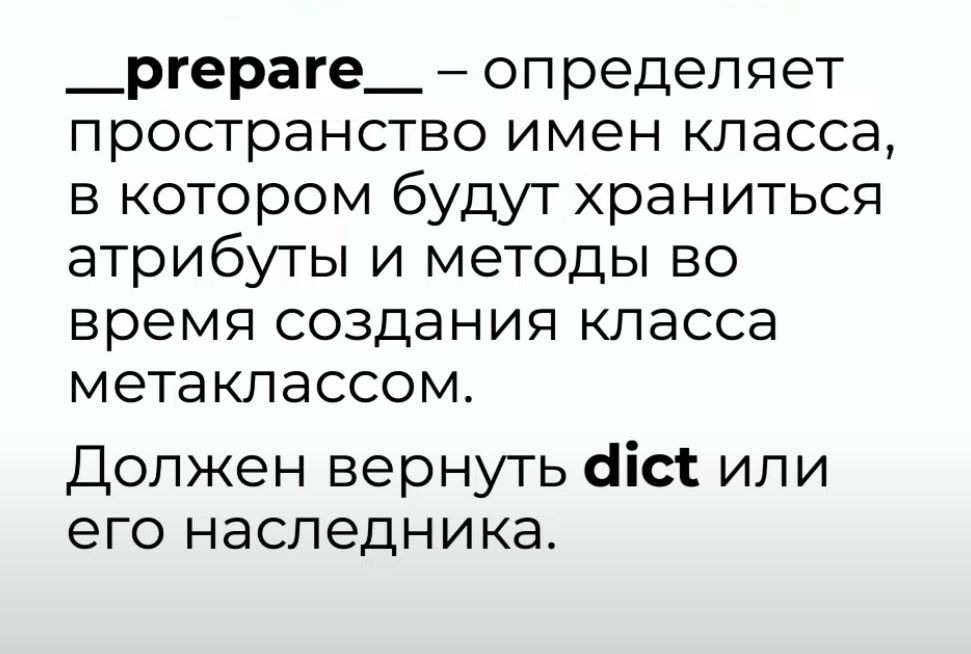
#> input picture tests/0.jpg, 971 x 654 px
$ python main.py -i tests/0.jpg
#> lines starting #> are read from the running program, lines starting #| are printed output that depends on the picture; after the words box and inside, x2 and y2 are one past the last pixel; in counts of white or black regions, pixels touching at a corner belong together
# You must have tesseract installated:
# https://github.com/UB-Mannheim/tesseract/wiki
# And you must have OpenCV installed

import os
import argparse
import cv2
import pytesseract

# Set the path to tesseract.exe
pytesseract.pytesseract.tesseract_cmd = os.getenv('TESSERACT_PATH')


class OCR:
    def __init__(self, image_path, blure=False):
#> called with image_path = 'tests/0.jpg', blure = False
        self.image_path = image_path
        self.image = cv2.imread(image_path)
#> self.image is the input picture: shape (654, 971, 3); mean B, G, R 224.2, 225, 221.9
        self._prepare_image(blure)

    # Preprocess the image (e.g., convert to grayscale, apply thresholding, etc.)
    def _prepare_image(self, blure):
#> called with blure = False
        gray = cv2.cvtColor(self.image, cv2.COLOR_BGR2GRAY)
        if blure:
            blurred = cv2.GaussianBlur(gray, (5, 5), 0)
            self.preprocessed_image = cv2.adaptiveThreshold(blurred, 255, cv2.ADAPTIVE_THRESH_MEAN_C, cv2.THRESH_BINARY,
                                                            11, 2
                                                            )
        else:
            self.preprocessed_image = cv2.threshold(gray, 0, 255, cv2.THRESH_BINARY | cv2.THRESH_OTSU)[1]
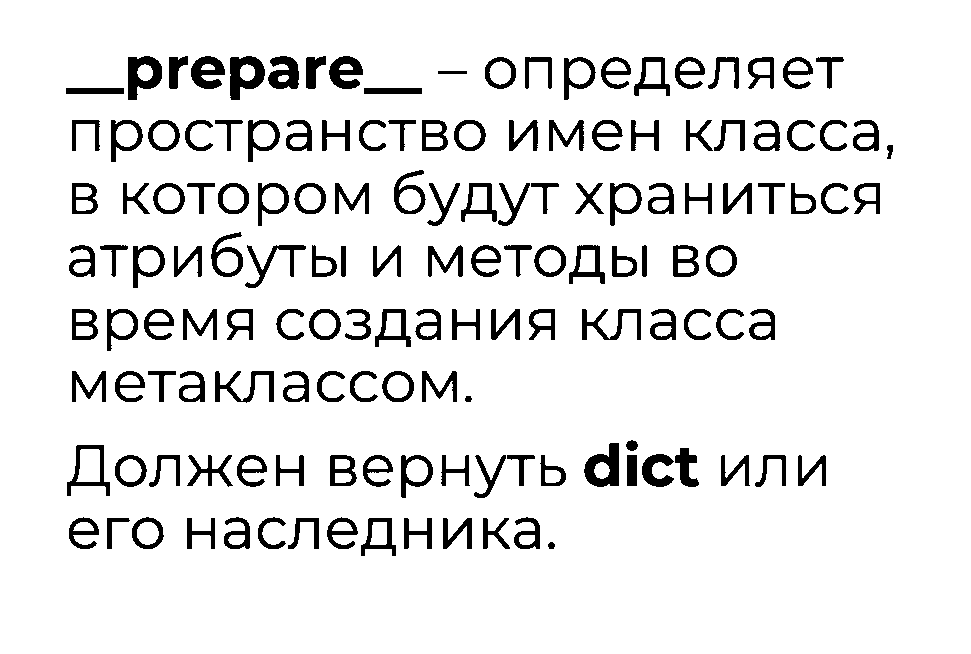
#> self.preprocessed_image: shape (654, 971); 90.8% white; 147 black regions, largest, box (x1, y1, x2, y2) and area: (230, 56, 265, 100) 914, (584, 443, 619, 487) 909, (128, 56, 162, 100) 893

    # [5 lines left out: function print_image, not called in this run]

    # For more information about tessaract options, see:
    # https://github.com/tesseract-ocr/tesseract/blob/main/doc/tesseract.1.asc

    def recognize_text(self, lang='eng', oem='3', psm='6'):
        custom_config = f'--oem {oem} --psm {psm}'
        # Perform text recognition using pytesseract
#> (the run stopped early here; a loop or call above may not have finished)

$ run again, on tests/2.png
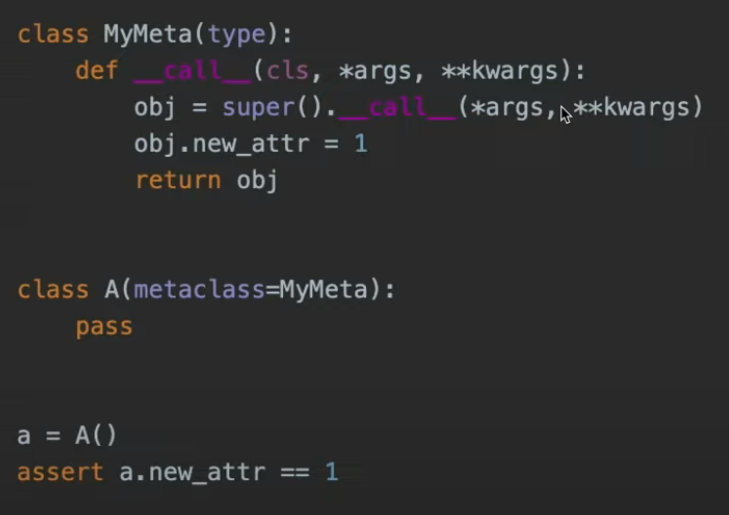
#> input picture tests/2.png, 729 x 515 px
#> in __init__, self.image is the input picture: shape (515, 729, 3); mean B, G, R 44.5, 45.1, 44.6
#> in _prepare_image, `self.preprocessed_image = cv2.threshold(gray, 0, 255, cv2.THRESH_BINAR..`:
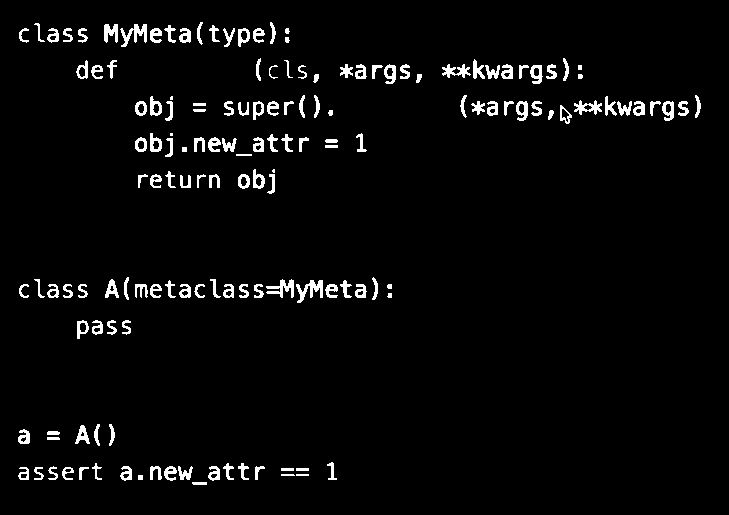
#> self.preprocessed_image: shape (515, 729); 3.5% white; 153 white regions (3 under 20 px), largest, box (x1, y1, x2, y2) and area: (296, 280, 323, 303) 275, (120, 24, 147, 47) 268, (266, 279, 294, 298) 245

$ run again, on tests/3.png
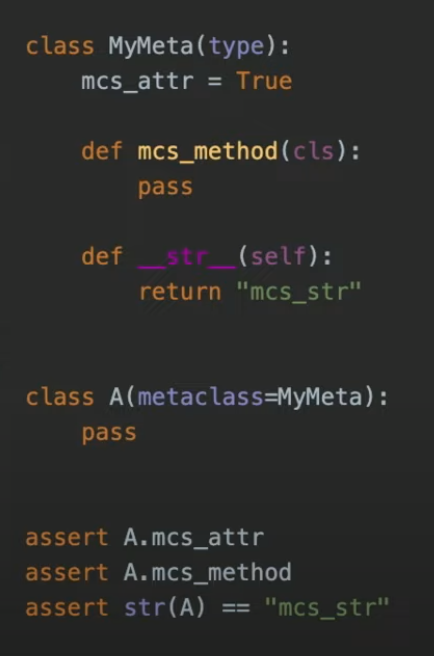
#> input picture tests/3.png, 434 x 656 px
#> in __init__, self.image is the input picture: shape (656, 434, 3); mean B, G, R 42.9, 44.6, 44.7
#> in _prepare_image, `gray = cv2.cvtColor(self.image, cv2.COLOR_BGR2GRAY)`:
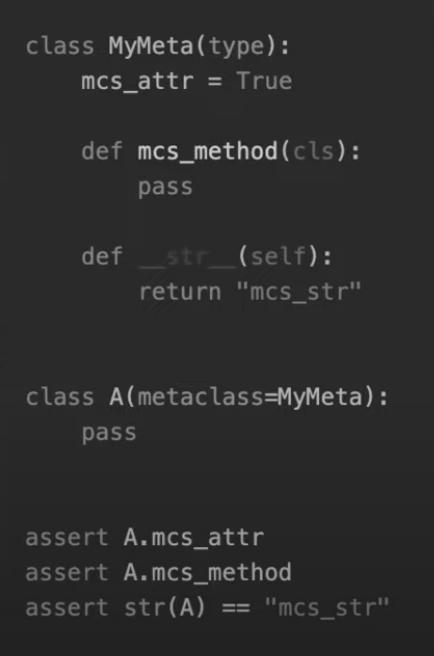
#> gray: shape (656, 434); min 28, max 206, mean 44.8
#> in _prepare_image, `self.preprocessed_image = cv2.threshold(gray, 0, 255, cv2.THRESH_BINAR..`:
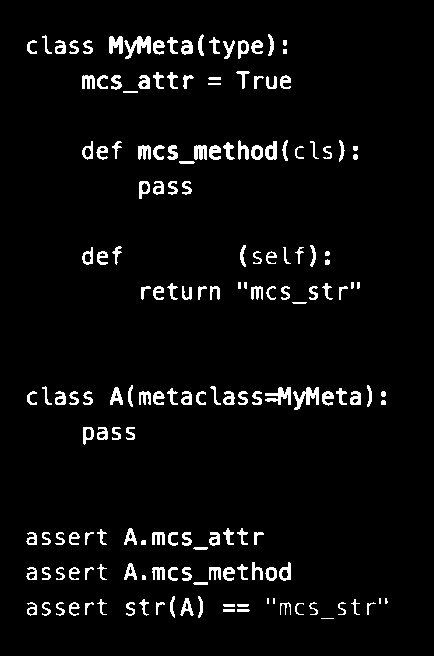
#> self.preprocessed_image: shape (656, 434); 4.5% white; 173 white regions (6 under 20 px), largest, box (x1, y1, x2, y2) and area: (124, 36, 151, 59) 290, (293, 387, 319, 410) 280, (265, 387, 291, 405) 243

$ run again, on tests/4.png
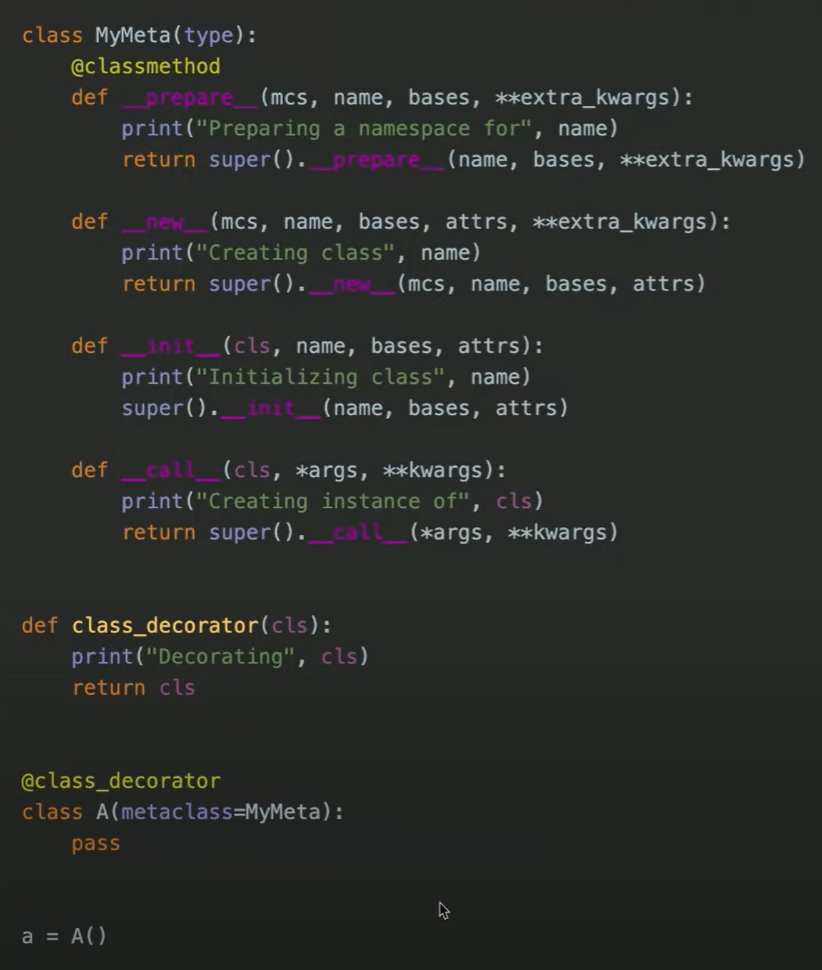
#> input picture tests/4.png, 822 x 970 px
#> in __init__, self.image is the input picture: shape (970, 822, 3); mean B, G, R 42.1, 44.7, 42.6
#> in _prepare_image, `gray = cv2.cvtColor(self.image, cv2.COLOR_BGR2GRAY)`:
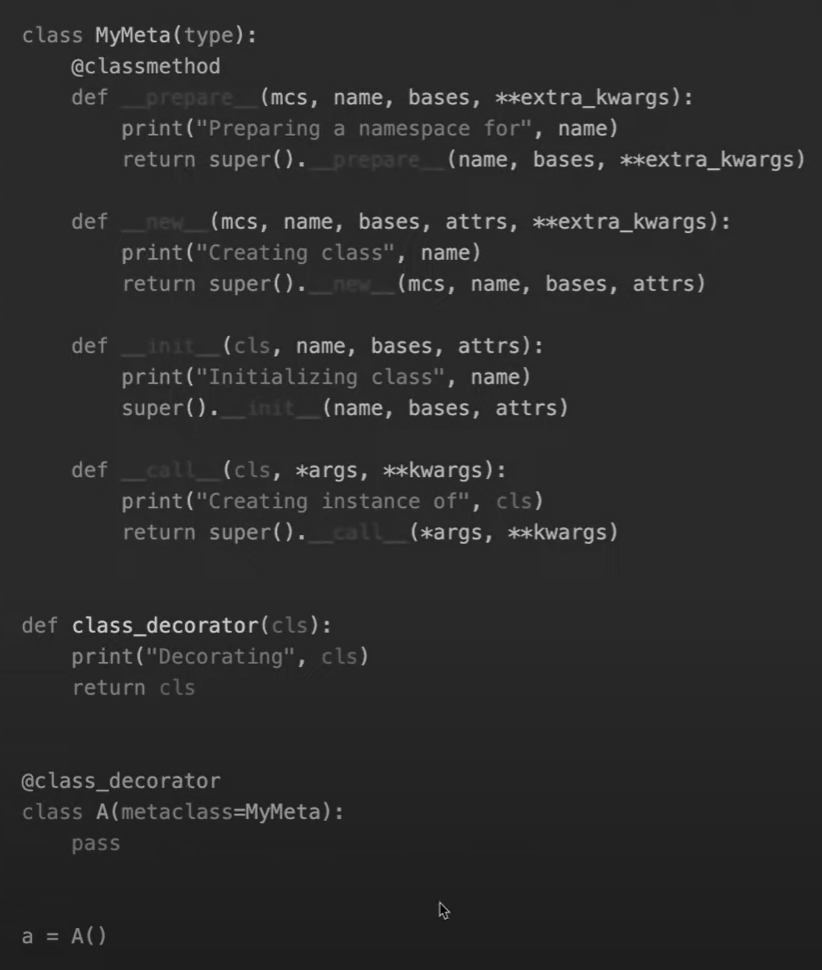
#> gray: shape (970, 822); min 0, max 217, mean 43.9
#> in _prepare_image, `self.preprocessed_image = cv2.threshold(gray, 0, 255, cv2.THRESH_BINAR..`:
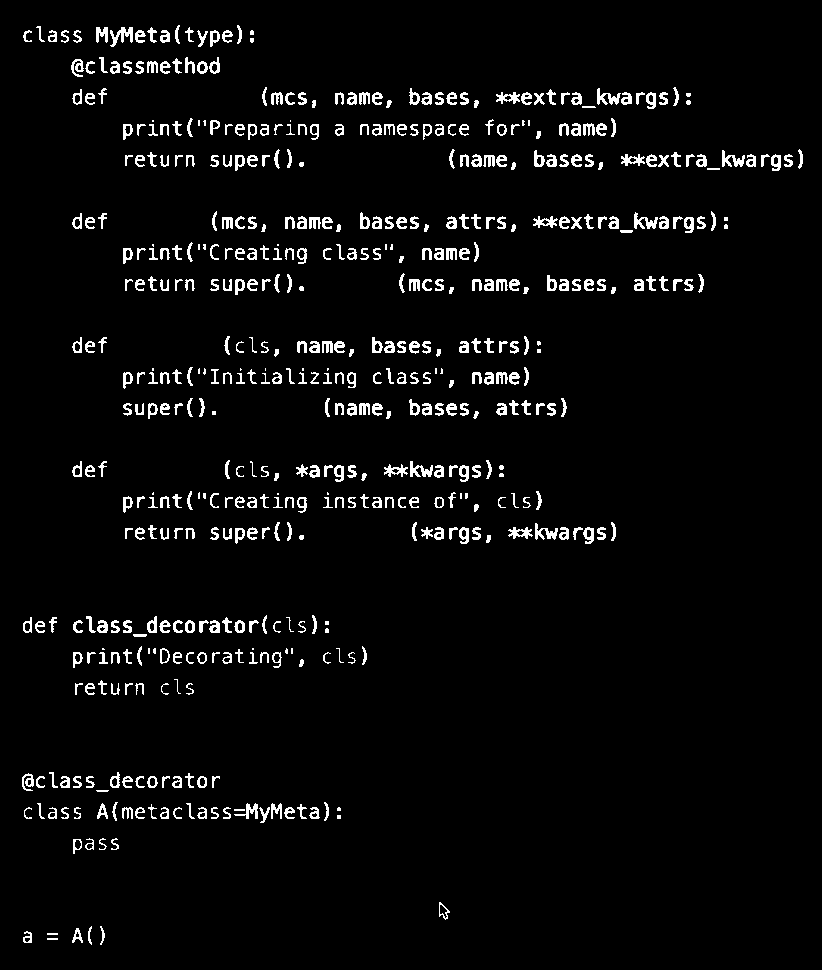
#> self.preprocessed_image: shape (970, 822); 4.1% white in thin lines or dots
